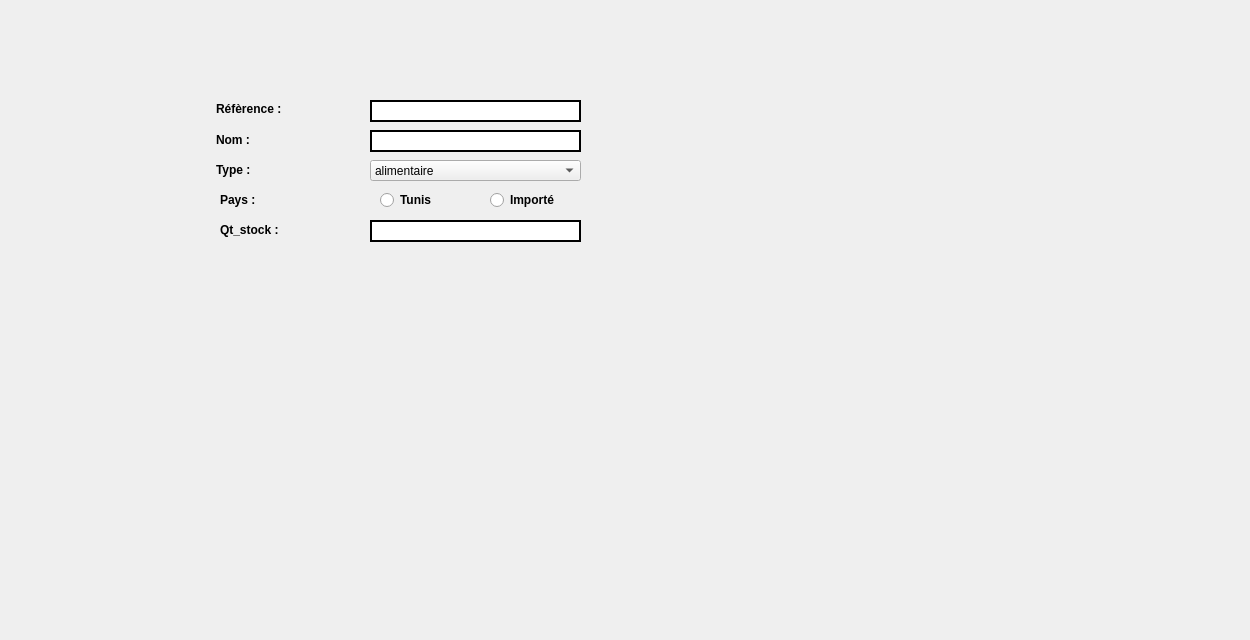
      <widget class="QWidget" name="tab_8">
       <attribute name="title">
        <string>Ajouter un produit</string>
       </attribute>
       <widget class="QLabel" name="background2">
        <property name="geometry">
         <rect>
          <x>-206</x>
          <y>-35</y>
          <width>1241</width>
          <height>631</height>
         </rect>
        </property>
        <property name="text">
         <string/>
        </property>
       </widget>
       <widget class="QPushButton" name="ajouter">
        <property name="geometry">
         <rect>
          <x>450</x>
          <y>260</y>
          <width>91</width>
          <height>51</height>
         </rect>
        </property>
        <property name="styleSheet">
         <string notr="true">#ajouter{
background-color: transparent;
border-image:url(:/img/53317.png);
background: none;
border: none;
background-repeat: none;
}

#ok:ajouter{
background-color: transparent;
border-image:url(:/img/53317.png);
background: none;
border: none;
background-repeat: none;
}</string>
        </property>
        <property name="text">
         <string/>
        </property>
       </widget>
       <widget class="QLabel" name="reference">
        <property name="geometry">
         <rect>
          <x>216</x>
          <y>130</y>
          <width>111</width>
          <height>20</height>
         </rect>
        </property>
        <property name="font">
         <font>
          <pointsize>9</pointsize>
          <weight>75</weight>
          <bold>true</bold>
          <underline>false</underline>
         </font>
        </property>
        <property name="text">
         <string>Nom :</string>
        </property>
       </widget>
       <widget class="QLabel" name="nom">
        <property name="geometry">
         <rect>
          <x>216</x>
          <y>100</y>
          <width>82</width>
          <height>18</height>
         </rect>
        </property>
        <property name="font">
         <font>
          <pointsize>9</pointsize>
          <weight>75</weight>
          <bold>true</bold>
          <underline>false</underline>
         </font>
        </property>
        <property name="text">
         <string>Réfèrence :</string>
        </property>
       </widget>
       <widget class="QLabel" name="quantite">
        <property name="geometry">
         <rect>
          <x>216</x>
          <y>160</y>
          <width>81</width>
          <height>20</height>
         </rect>
        </property>
        <property name="font">
         <font>
          <pointsize>9</pointsize>
          <weight>75</weight>
          <bold>true</bold>
          <underline>false</underline>
         </font>
        </property>
        <property name="text">
         <string>Type :</string>
        </property>
       </widget>
       <widget class="QLineEdit" name="nom_e">
        <property name="geometry">
         <rect>
          <x>370</x>
          <y>130</y>
          <width>211</width>
          <height>22</height>
         </rect>
        </property>
        <property name="styleSheet">
         <string notr="true">border:2px solid #000;</string>
        </property>
       </widget>
       <widget class="QLineEdit" name="reference_e_2">
        <property name="geometry">
         <rect>
          <x>370</x>
          <y>100</y>
          <width>211</width>
          <height>22</height>
         </rect>
        </property>
        <property name="styleSheet">
         <string notr="true">border:2px solid #000;</string>
        </property>
       </widget>
       <widget class="QLabel" name="type">
        <property name="geometry">
         <rect>
          <x>220</x>
          <y>190</y>
          <width>61</width>
          <height>20</height>
         </rect>
        </property>
        <property name="font">
         <font>
          <pointsize>9</pointsize>
          <weight>75</weight>
          <bold>true</bold>
          <underline>false</underline>
         </font>
        </property>
        <property name="text">
         <string>Pays :</string>
        </property>
       </widget>
       <widget class="QLabel" name="quantite_3">
        <property name="geometry">
         <rect>
          <x>220</x>
          <y>220</y>
          <width>81</width>
          <height>20</height>
         </rect>
        </property>
        <property name="font">
         <font>
          <pointsize>9</pointsize>
          <weight>75</weight>
          <bold>true</bold>
          <underline>false</underline>
         </font>
        </property>
        <property name="text">
         <string>Qt_stock :</string>
        </property>
       </widget>
       <widget class="QLineEdit" name="qt_stock_e">
        <property name="geometry">
         <rect>
          <x>370</x>
          <y>220</y>
          <width>211</width>
          <height>22</height>
         </rect>
        </property>
        <property name="styleSheet">
         <string notr="true">border:2px solid #000;</string>
        </property>
       </widget>
       <widget class="QRadioButton" name="radioButton">
        <property name="geometry">
         <rect>
          <x>380</x>
          <y>190</y>
          <width>95</width>
          <height>20</height>
         </rect>
        </property>
        <property name="font">
         <font>
          <weight>75</weight>
          <bold>true</bold>
         </font>
        </property>
        <property name="text">
         <string>Tunis</string>
        </property>
       </widget>
       <widget class="QRadioButton" name="radioButton_2">
        <property name="geometry">
         <rect>
          <x>490</x>
          <y>190</y>
          <width>95</width>
          <height>20</height>
         </rect>
        </property>
        <property name="font">
         <font>
          <weight>75</weight>
          <bold>true</bold>
         </font>
        </property>
        <property name="text">
         <string>Importé</string>
        </property>
       </widget>
       <widget class="QComboBox" name="comboBox_11">
        <property name="geometry">
         <rect>
          <x>370</x>
          <y>160</y>
          <width>211</width>
          <height>21</height>
         </rect>
        </property>
        <item>
         <property name="text">
          <string>alimentaire</string>
         </property>
        </item>
        <item>
         <property name="text">
          <string>cosmetique</string>
         </property>
        </item>
        <item>
         <property name="text">
          <string>entretien</string>
         </property>
        </item>
        <item>
         <property name="text">
          <string>vestimentaire</string>
         </property>
        </item>
        <item>
         <property name="text">
          <string>electromenager</string>
         </property>
        </item>
        <item>
         <property name="text">
          <string>bureautique</string>
         </property>
        </item>
       </widget>
      </widget>
